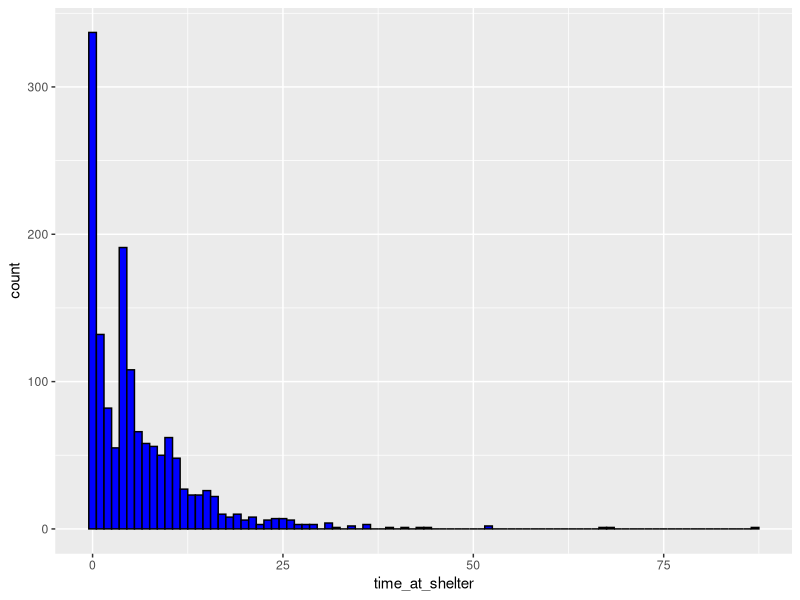
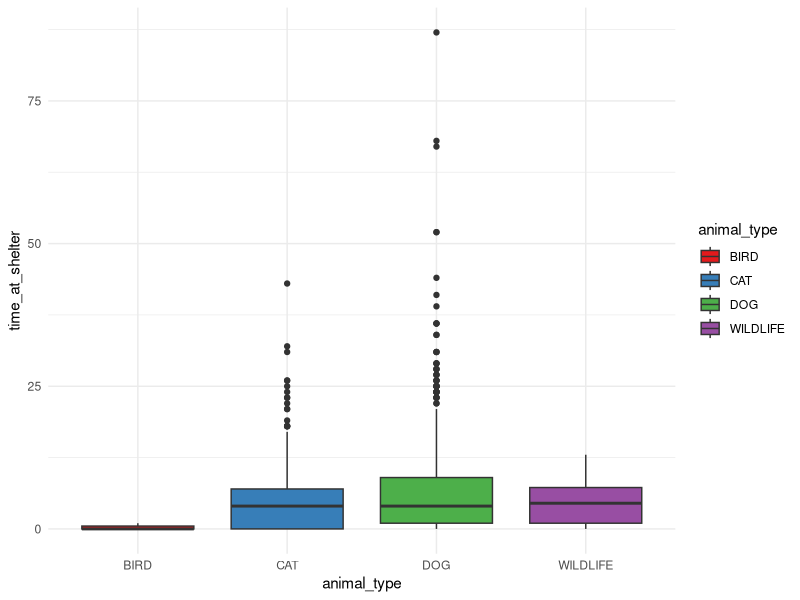
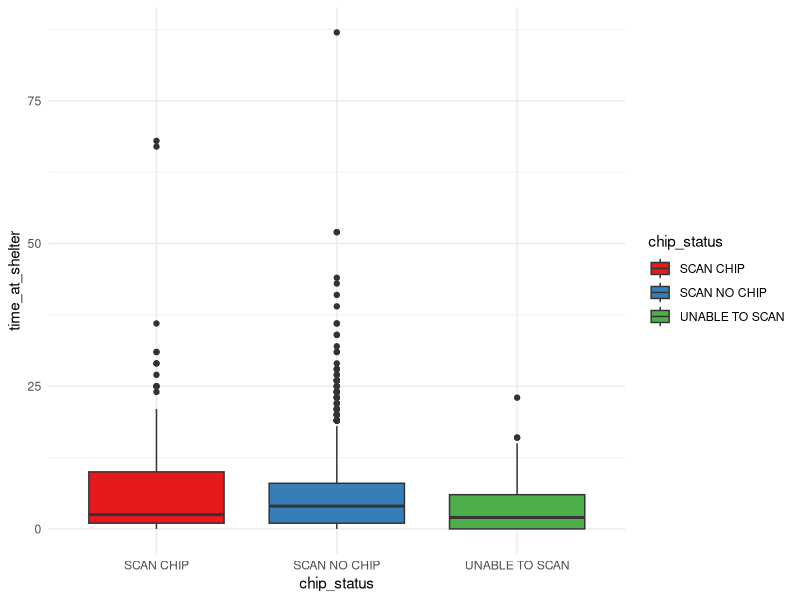
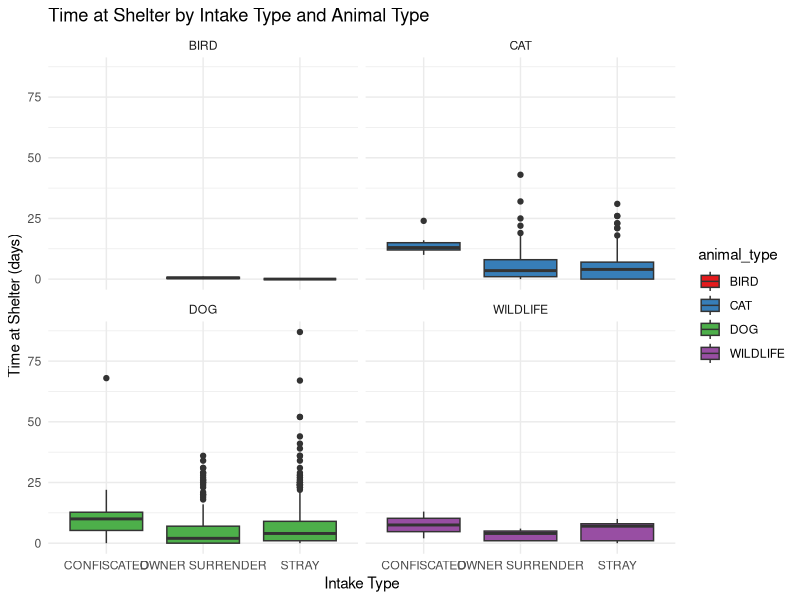
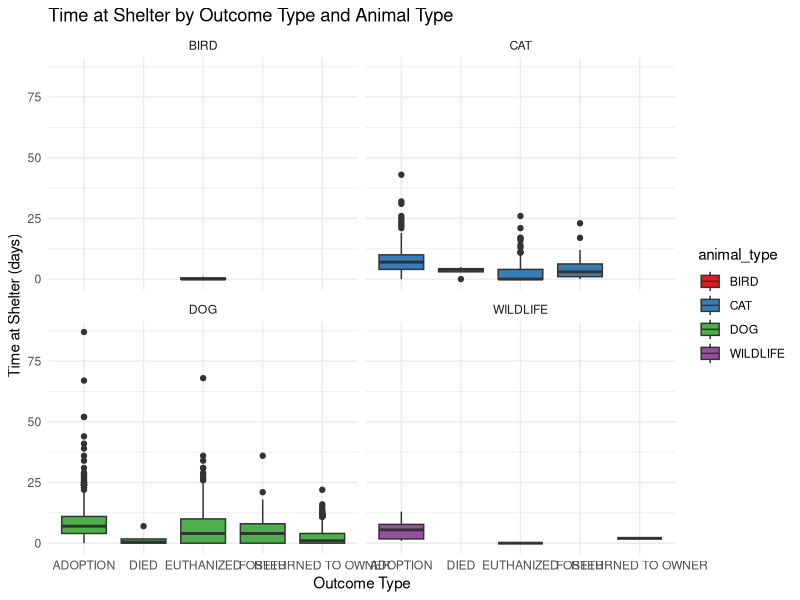
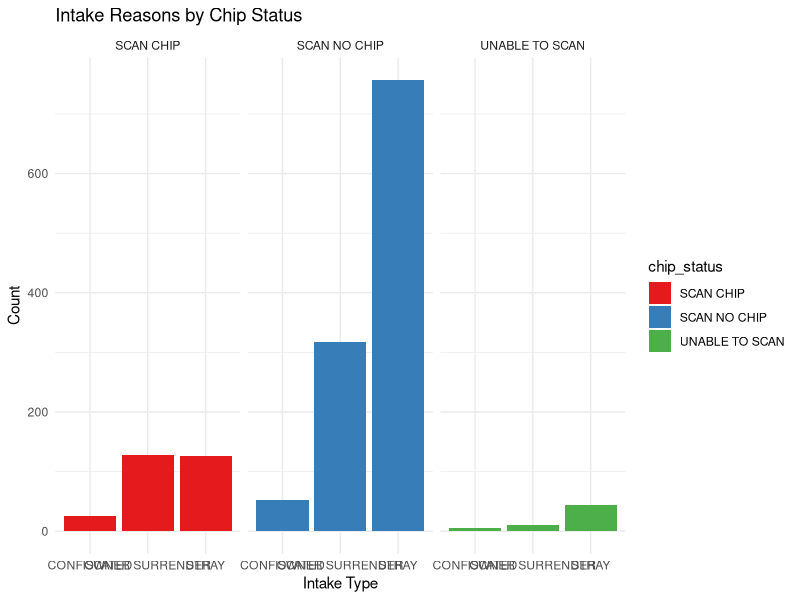
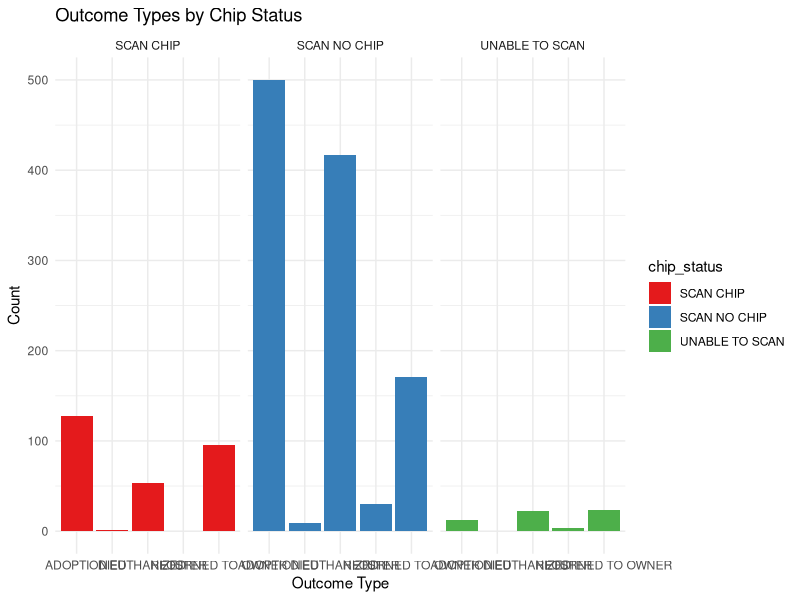
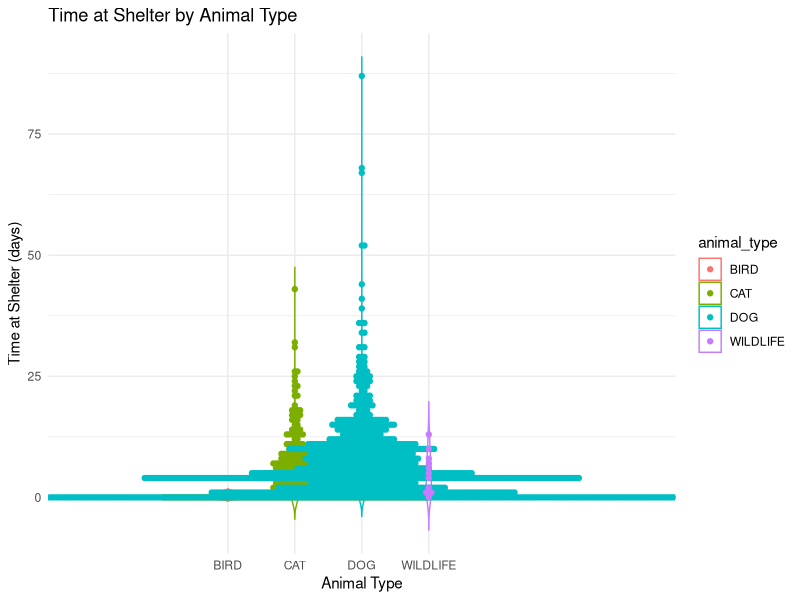

Write R code to recreate these figures, in order.
## ---- chunk 1
install.packages("ggplot2")
install.packages("dplyr")
install.packages("ggbeeswarm")
library(ggplot2)
library(dplyr)
library(ggbeeswarm)
## ---- chunk 2
#| echo: false
#read data
data <- read.csv('dataset20.csv', stringsAsFactors = FALSE)

# Data cleaning
# Check for missing values
sum(is.na(data))
# Remove rows with missing values
data <- na.omit(data)
write.csv(data, 'data.csv')
## ---- chunk 3
# If 'month' and 'year' are used to create dates, it makes sense
data$date <- as.Date(paste(data$year, data$month, "01", sep = "-"))

# Convert 'animal_type', 'intake_type', 'output_type', 'chip_status' to factors
data$animal_type <- factor(data$animal_type)
data$intake_type <- factor(data$intake_type)
data$outcome_type <- factor(data$outcome_type)
data$chip_status <- factor(data$chip_status)
## ---- chunk 4
# the distribution of animal time in shelters
ggplot(data, aes(x=time_at_shelter)) + 
  geom_histogram(binwidth=1, fill='blue', color='black')
## ---- chunk 5
# Data visualization
# Box plot of animal types and shelter time
ggplot(data, aes(x=animal_type, y=time_at_shelter, fill=animal_type)) + 
  geom_boxplot() +
  theme_minimal() +
  scale_fill_brewer(palette="Set1")

# Box plot of whether to implant chips and shelter time
ggplot(data, aes(x=chip_status, y=time_at_shelter, fill=chip_status)) +
  geom_boxplot() +
  theme_minimal() +
  scale_fill_brewer(palette="Set1")

# Box plot of animal types and reasons for containment
ggplot(data, aes(x=intake_type, y=time_at_shelter, fill=animal_type)) + 
  geom_boxplot() +
  facet_wrap(~animal_type) + # Use face_wrap to divide faces by animal type
  theme_minimal() +
  scale_fill_brewer(palette="Set1") +
  labs(title="Time at Shelter by Intake Type and Animal Type",
       x="Intake Type",
       y="Time at Shelter (days)")

# Box plot of animal types and the outcome of leaving the shelter
ggplot(data, aes(x=outcome_type, y=time_at_shelter, fill=animal_type)) + 
  geom_boxplot() +
  facet_wrap(~animal_type) +
  theme_minimal() +
  scale_fill_brewer(palette="Set1") +
  labs(title="Time at Shelter by Outcome Type and Animal Type",
       x="Outcome Type",
       y="Time at Shelter (days)")

# Bar chart with chip status and containment reasons
ggplot(data, aes(x=intake_type, fill=chip_status)) + 
  geom_bar(position="dodge") +
  facet_wrap(~chip_status) +
  theme_minimal() +
  scale_fill_brewer(palette="Set1") +
  labs(title="Intake Reasons by Chip Status",
       x="Intake Type",
       y="Count")

# Bar chart with chip status and outcome of leaving the shelter
ggplot(data, aes(x=outcome_type, fill=chip_status)) + 
  geom_bar(position="dodge") +
  facet_wrap(~chip_status) +
  theme_minimal() +
  scale_fill_brewer(palette="Set1") +
  labs(title="Outcome Types by Chip Status",
       x="Outcome Type",
       y="Count")
## ---- chunk 6
# Violin chart combined with bee colony chart, showing the impact of animal types on the time spent in shelters
ggplot(data, aes(x=animal_type, y=time_at_shelter, color=animal_type)) + 
  geom_violin(trim=FALSE) +
  geom_beeswarm() +
  theme_minimal() +
  labs(title="Time at Shelter by Animal Type",
       x="Animal Type",
       y="Time at Shelter (days)")

# Violin chart combined with bee colony chart to demonstrate the impact of chip status on the time spent in the shelter
ggplot(data, aes(x=chip_status, y=time_at_shelter, color=chip_status)) + 
  geom_violin(trim=FALSE) +
  geom_beeswarm() +
  theme_minimal() +
  labs(title="Time at Shelter by Chip Status",
       x="Chip Status",
       y="Time at Shelter (days)")
